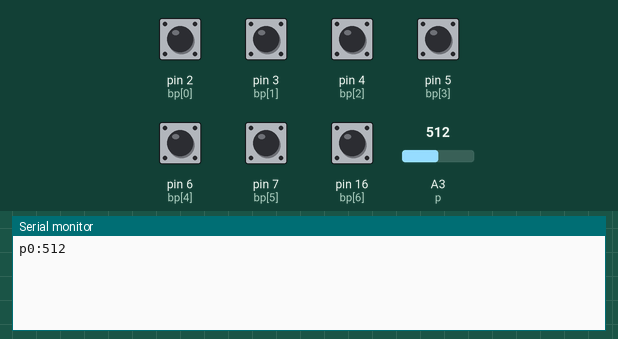
A sketch run on a simulated Arduino Uno, built with avr-gcc and run on an emulated ATmega328P. Shown: the last lines printed to the serial monitor. Inputs (shaded band) come from the test bench; at power-on: pin 2 (bp[0]), pin 3 (bp[1]), pin 4 (bp[2]), pin 5 (bp[3]), pin 6 (bp[4]), pin 7 (bp[5]), pin 16 (bp[6]) HIGH, A3 (p) = 512.

Above: at 1.2 s.
1.3 s: pin 2 (bp[0]) pulled LOW for 0.15 s
At 2.2 s:
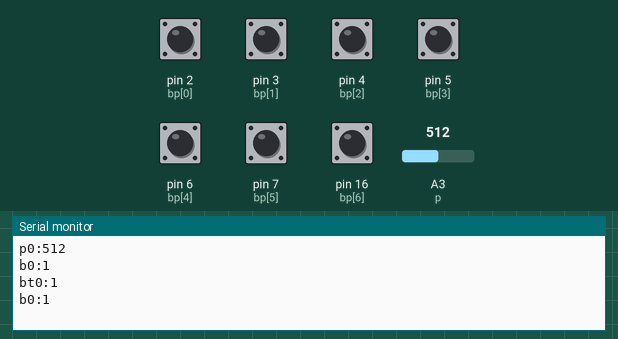
2.9 s: A3 (p) set to 716
At 3.8 s:
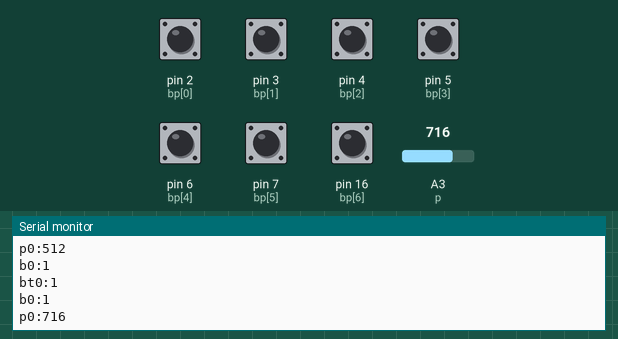
4.4 s: pin 3 (bp[1]) pulled LOW for 0.15 s
At 4.54 s:
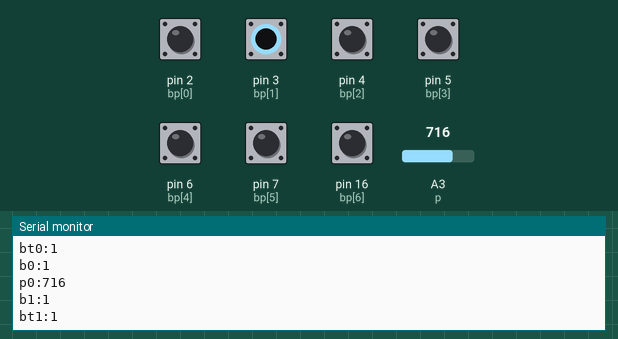
6.0 s: pin 4 (bp[2]) pulled LOW for 0.15 s
At 7.3 s:
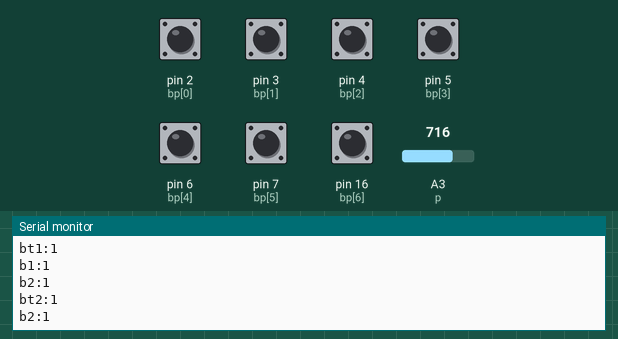
7.6 s: pin 5 (bp[3]) pulled LOW for 0.15 s
At 8.5 s:
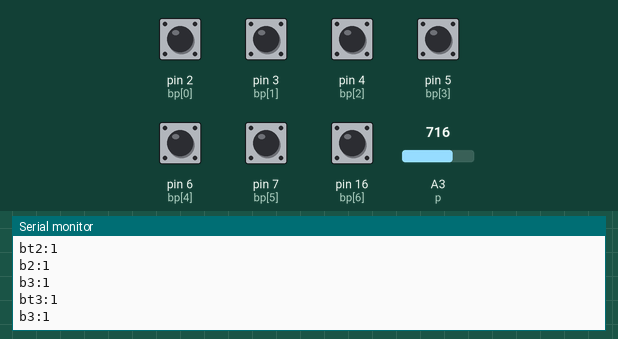
9.2 s: pin 6 (bp[4]) pulled LOW for 0.15 s
At 9.7 s:
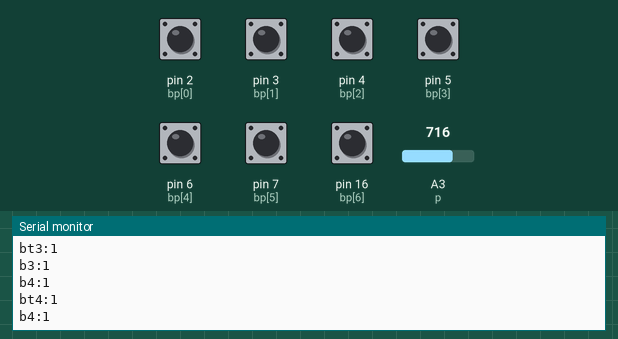
Timing chart, 0 to 11.8 s (numbered marks = the images above; inputs shaded):
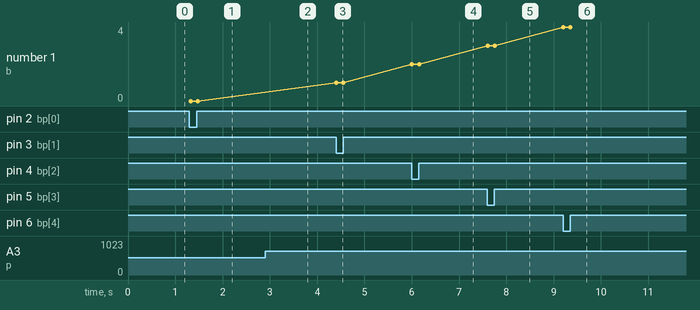

The sketch:

ultimatearduino_tutorial_pt004a_singlepot.ino
```cpp
#define NB 7
//BUTTONS
////Momentary button vars
int bp[NB] = { 2, 3, 4, 5, 6, 7, 16 }; //arduino input pin numbers
boolean bg[NB] = {true, true, true, true, true, true, true};
//Toggle button vars
int btv[NB] = {0, 0, 0, 0, 0, 0, 0};
int btamt[NB] = {2, 2, 2, 2, 2, 7, 10};
boolean btg[NB] = {true, true, true, true, true, true, true};

//POTS
int p = A3;
int pv;
int ppv = 0;


void setup() {
  Serial.begin(9600);
  for (int i = 0; i < NB; i++) pinMode(bp[i], INPUT_PULLUP);
}

void loop() {

  //POTS
  pv = analogRead(p);
  if ( pv < (ppv - 2) || pv > (ppv + 2) ) {
    Serial.print("p0:");
    Serial.println(pv);
  }

  ppv = pv;


  //BUTTONS
  for (int i = 0; i < NB; i++) {

    if ( digitalRead(bp[i]) == LOW) { //button pushed

      //momentary
      if (bg[i]) {
        bg[i] = false;
        Serial.print("b");
        Serial.print(String(i));
        Serial.print(":");
        // Serial.print( "b" + String(i) + ":");
        Serial.println(1);
      }

      //toggle
      if (btg[i]) {
        btg[i] = false;
        btv[i] = (btv[i] + 1) % btamt[i];
        Serial.print( "bt" + String(i) + ":");
        Serial.println(btv[i]);
      }


    }
    else { //button released

      //momentary
      if (!bg[i]) {
        bg[i] = true;
        Serial.print( "b" + String(i) + ":");
        Serial.println(1);
      }

      //toggle
      if (!btg[i]) {
        btg[i] = true;
      }


    }

  }
  delay(30);
}
```

Measured:
- after the input at 1.3 s, the serial monitor: prints a new line at once (image 1)
- after the input at 2.9 s, the serial monitor: prints a new line at once (image 2)
- after the input at 4.4 s, the serial monitor: prints a new line at once (image 3)
- after the input at 6.0 s, the serial monitor: prints a new line at once (image 4)
- after the input at 7.6 s, the serial monitor: prints a new line at once (image 5)
- after the input at 9.2 s, the serial monitor: prints a new line at once (image 6)
- plotted number 1: 1 → 2 after the input at 6.0 s, 2 → 3 after the input at 7.6 s, 3 → 4 after the input at 9.2 s
